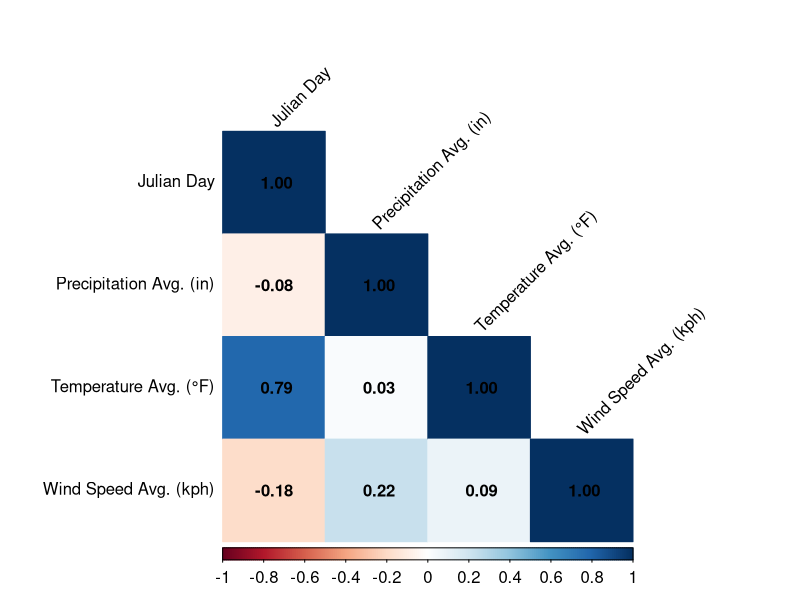

This chart was generated by the following R code: (Note: this script raises an error after producing the figure.)
#Formatting count data and covariates to be used as a unmarkedFrameOccu object
#Last edited: 2025-02-12

# Clear workspace
rm(list=ls()) 

# Load packages
library(tidyverse)
library(corrplot)
library(car) 

# Load the acoustic data from 2024
acoustic_dat <- read_csv("data/count_data/count_data_24_bacs.csv")
# load ARU timeline
aru_timeline <- read_csv("data/aru_timeline.csv")
# Load the vegetation data from 2024
veg <- read_csv("data/line_intercept_summary.csv")
# Load weather data 
weather <- read_csv("data/weather_station_daily_2024.csv")

# Create a new column for the site treatment grouped by the first letter of the site name
acoustic_dat <- acoustic_dat %>%
  mutate(treatment = case_when(
    str_detect(site, "^M") ~ "mine",
    str_detect(site, "^T") ~ "timber",
    str_detect(site, "^R") ~ "young_savanna",
    str_detect(site, "^O") ~ "mature_savanna",
    TRUE ~ "Unknown"
  ))

#filter dates out of acoustic_dat before 2024-03-10 - 2024-06-28
acoustic_dat <- acoustic_dat %>%
  filter(date >= '2024-03-10' & date <= '2024-06-28')

# Add a column for sp_code and make it bacs
acoustic_dat$sp_code <- "bacs"

# Convert the date column in aru_timeline to Date type
aru_timeline$date <- as.Date(aru_timeline$date, format = "%m/%d/%y")

# filter aru_timeline for dates on between 2024-03-10 and 2024-06-28
aru_timeline <- aru_timeline %>%
  filter(date >= '2024-03-10' & date <= '2024-06-28')

# Transform aru_timeline to long format
aru_long <- aru_timeline %>%
  pivot_longer(cols = -date, names_to = "site", values_to = "aru")

# If a site has an 'NA' value for an ARU on a given date, acoustic_dat should have an NA instead of 0
acoustic_dat <- acoustic_dat %>%
  left_join(aru_long, by = c("date", "site"))

# Update the 'count' to NA where 'aru' is NA
acoustic_dat$count <- ifelse(is.na(acoustic_dat$aru), NA, acoustic_dat$count)

# Drop unnecessary columns
acoustic_dat <- acoustic_dat %>% select(-aru)

# Convert 'date' column to date format in acoustic_dat
acoustic_dat$date <- as.Date(acoustic_dat$date)

# Generate a sequence of all dates present in the df
all_dates <- seq(min(acoustic_dat$date), max(acoustic_dat$date), by="day")

# Create a replicate column for each ARU and day in chronological order
acoustic_dat <- acoustic_dat %>%
  arrange(site, date) %>%
  group_by(site) %>%
  mutate(replicate = as.numeric(factor(date))) %>%
  ungroup()

y.long <- acoustic_dat %>% 
  group_by(site, date, replicate, sp_code) %>% 
  summarize(count = ifelse(all(is.na(count)), NA, max(count, na.rm = TRUE))) %>%  # Handle all NA cases
  ungroup() %>%
  glimpse()

## Beginning to set these up for loops ##

# Values to create a 3D array 
# Species codes
sp.codes <- sort(unique(y.long$sp_code))
# Plot (site) codes
plot.codes <- sort(unique(y.long$site))
# Number of species
N <- length(sp.codes)
# Maximum number of replicates at a site
K <- length(unique(y.long$replicate))
# Number of sites
J <- length(unique(y.long$site))
# Array for detection-nondetection data
y <- array(NA, dim = c(N, J, K))
# Label the dimensions of y (not necessary, but helpful)
dimnames(y)[[1]] <- sp.codes
dimnames(y)[[2]] <- plot.codes
dimnames(y)[[3]] <- 1:K

# Fill the array with detection data
for (i in 1:N) {
  for (j in 1:J) {
    site_data <- y.long %>% 
      filter(sp_code == sp.codes[i], site == plot.codes[j]) %>% 
      arrange(date, replicate)
    
    y[i, j, 1:nrow(site_data)] <- site_data$count
  }
}

# Look at the structure of the array y
str(y)

# Total number of observations for species
apply(y, 1, sum, na.rm = TRUE)

# Detection Covariates 
day.2024 <- acoustic_dat %>%
  group_by(site, replicate) %>%
  summarize(date = unique(date)) %>%
  ungroup() %>%
  glimpse()

# Loop through sites and replicates to extract Julian day
day <- matrix(NA, nrow = J, ncol = K)
for (j in 1:J) { # Loop through sites
  for (k in 1:K) { # Loop through replicate surveys
    # Get current date for each survey
    curr.vals <- day.2024 %>%
      filter(site == plot.codes[j], replicate == k) %>%
      mutate(date = yday(date)) %>%
      select(date) %>%
      arrange(date)
    
    # If the site was surveyed for the given replicate, 
    # extract the first date value. 
    if (nrow(curr.vals) > 0) {
      day[j, k] <- curr.vals$date[1]
    }
  } # k (replicates)
}  # j (sites)

# Rename rows
site_names_day <- unique(plot.codes)
rownames(day) <- site_names_day

# Convert weather dates to julian day
weather$julian_day <- yday(as.Date(weather$date))

# Remove any rows with dates before 2024-03-10 and after 2024-06-28
weather <- weather %>%
  filter(date >= "2024-03-10" & date <= "2024-06-28")

# Initialize matrices for each detection covariate with appropriate dimensions
temp <- matrix(NA, nrow = J, ncol = K)  # Temperature
wind_speed <- matrix(NA, nrow = J, ncol = K)  # Wind speed
precipitation <- matrix(NA, nrow = J, ncol = K)  # Precipitation

# Set row names for all matrices to match the 'site' column from 'weather'
site_names_weather <- unique(weather$site)
rownames(temp) <- site_names_weather
rownames(wind_speed) <- site_names_weather
rownames(precipitation) <- site_names_weather

# Loop through sites and replicates to populate the detection covariates
for (j in 1:J) {
  for (k in 1:K) {
    # Find the corresponding date for this site/replicate
    curr_date <- day[j, k]
    if (!is.na(curr_date)) {
      # Match the site and date to extract the corresponding weather data
      weather_row <- weather[weather$site == plot.codes[j] & weather$julian_day == curr_date, ]
      
      if (nrow(weather_row) > 0) {
        # Populate the matrices with the corresponding weather data
        temp[j, k] <- weather_row$avg_temp_f
        wind_speed[j, k] <- weather_row$avg_wind_speed_mph
        precipitation[j, k] <- weather_row$total_precipitation_in
      }
    }
  }
}

# Combine the detection covariates into a list
det.covs <- list(
  day = day,  # Julian day matrix
  temp = temp,  # Temperature matrix
  wind_speed = wind_speed,  # Wind speed matrix
  precipitation = precipitation  # Precipitation matrix
)

# Checking for multicollinearity between detection covariates
det.covs.df <- data.frame(
  day = as.vector(det.covs$day),
  temp = as.vector(det.covs$temp),
  wind_speed = as.vector(det.covs$wind_speed),
  precipitation = as.vector(det.covs$precipitation)
)
# Plot correlation matrix
cor_matrix_det <- cor(det.covs.df, use = "complete.obs")

# Change column and row names for clarity
colnames(cor_matrix_det) <- c("Julian Day", "Temperature Avg. (°F)", "Wind Speed Avg. (kph)", "Precipitation Avg. (in)")
rownames(cor_matrix_det) <- c("Julian Day", "Temperature Avg. (°F)", "Wind Speed Avg. (kph)", "Precipitation Avg. (in)")

# Visualize the correlation matrix with corrplot
corrplot(cor_matrix_det, method = "color", order = "alphabet", type = 'lower', 
         addCoef.col = "black", tl.col = "black", tl.srt = 45, tl.cex = 1,  number.cex = 1, cl.cex = 1)

# Select and arrange vegetation covariates
veg.covs <- veg %>% 
  select(site, treatment, shrub_cover, grass_cover, forb_cover, shrub_height, grass_height) %>%
  arrange(site)

# Match the order of sites with plot.codes
veg.covs <- veg.covs[match(plot.codes, veg.covs$site), ]

# Select only the covariate columns (without site column)
abund.covs <- veg.covs %>%
  select(treatment, shrub_cover, grass_cover, forb_cover, 
         shrub_height, grass_height)

# Convert occ.covs to a dataframe
abund.covs <- as.data.frame(abund.covs)

# Set the row names to be the site names
rownames(abund.covs) <- veg.covs$site

# View the structure to ensure it worked correctly
str(abund.covs)

# 3D y-array into 2D
y_flat <- apply(y, c(2, 3), identity)

# Check the structure 
str(y_flat)

# Create a model call to build formulas 
abund_data_bacs <- list(y = y_flat, abund.covs = abund.covs, det.covs = det.covs)

# Ensure that every NA in y has a corresponding NA in detection covariates
for(i in seq_along(abund_data_bacs$det.covs)) {
  # Assign NA where y has NA
  abund_data_bacs$det.covs[[i]][is.na(abund_data_bacs$y)] <- NA
  
  # Align row and column names with y
  rownames(abund_data_bacs$det.covs[[i]]) <- rownames(abund_data_bacs$y)
  colnames(abund_data_bacs$det.covs[[i]]) <- colnames(abund_data_bacs$y)
}

# Save as data object 
save(abund_data_bacs, file = "data/abundance_data/abundance_24_bacs.RData")

